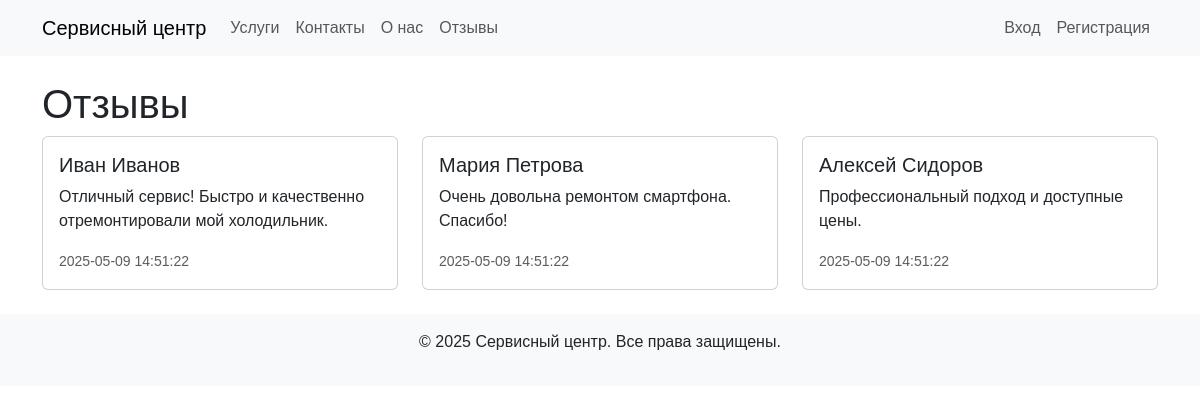
Screenshot of /reviews.php with the database file from the repository.
### tables this page shows
CREATE TABLE reviews (
    id INT AUTO_INCREMENT PRIMARY KEY,
    author VARCHAR(255) NOT NULL,
    text TEXT NOT NULL,
    created_at TIMESTAMP DEFAULT CURRENT_TIMESTAMP
);

### public/reviews.php (the view)
<?php
require_once 'includes/header.php';
require_once 'includes/db.php';
$reviews = $pdo->query('SELECT * FROM reviews')->fetchAll();
?>
<h1>Отзывы</h1>
<div class="row">
    <?php foreach ($reviews as $review): ?>
        <div class="col-md-4">
            <div class="card">
                <div class="card-body">
                    <h5 class="card-title"><?php echo $review['author']; ?></h5>
                    <p class="card-text"><?php echo $review['text']; ?></p>
                    <p class="card-text"><small class="text-muted"><?php echo $review['created_at']; ?></small></p>
                </div>
            </div>
        </div>
    <?php endforeach; ?>
</div>
<?php
require_once 'includes/footer.php';
?>

### public/includes/header.php (shortened to what this page needs)
<!DOCTYPE html>
<html lang="ru">
<head>
    <link href="https://cdn.jsdelivr.net/npm/bootstrap@5.3.3/dist/css/bootstrap.min.css" rel="stylesheet">
    <link href="/assets/css/style.css" rel="stylesheet">
</head>
<body>
    <header>
        <nav class="navbar navbar-expand-lg navbar-light bg-light">
            <div class="container">
                <a class="navbar-brand" href="/">Сервисный центр</a>
                <div class="collapse navbar-collapse" id="navbarNav">
                    <ul class="navbar-nav me-auto">
                        <li class="nav-item">
                            <a class="nav-link" href="/services.php">Услуги</a>
                        </li>
                        <li class="nav-item">
                            <a class="nav-link" href="/contacts.php">Контакты</a>
                        </li>
                        <li class="nav-item">
                            <a class="nav-link" href="/about.php">О нас</a>
                        </li>
                        <li class="nav-item">
                            <a class="nav-link" href="/reviews.php">Отзывы</a>
                        </li>
                    </ul>
                    <ul class="navbar-nav">
                        <?php if (isset($_SESSION['user_id'])): ?>
                            <li class="nav-item">
                                <a class="nav-link" href="/profile.php">Профиль</a>
                            </li>
                            <li class="nav-item">
                                <a class="nav-link" href="/logout.php">Выйти</a>
                            </li>
                        <?php else: ?>
                            <li class="nav-item">
                                <a class="nav-link" href="/login.php">Вход</a>
                            </li>
                            <li class="nav-item">
                                <a class="nav-link" href="/register.php">Регистрация</a>
                            </li>
                        <?php endif; ?>
                    </ul>
                </div>
            </div>
        </nav>
    </header>
    <main class="container mt-4">

### public/includes/footer.php (shortened to what this page needs)
</main>
    <footer class="bg-light py-3 mt-4">
        <div class="container text-center">
            <p>&copy; 2025 Сервисный центр. Все права защищены.</p>
        </div>
    </footer>
</body>
</html>

### public/assets/css/style.css (style rules this page uses)
body { font-family: Arial, sans-serif; }

### rows the page displays
reviews: author "Иван Иванов", text "Отличный сервис! Быстро и качественно отремонтировали мой холодильник.", created_at "2025-05-09 14:51:22"
reviews: author "Мария Петрова", text "Очень довольна ремонтом смартфона. Спасибо!", created_at "2025-05-09 14:51:22"
reviews: author "Алексей Сидоров", text "Профессиональный подход и доступные цены.", created_at "2025-05-09 14:51:22"
